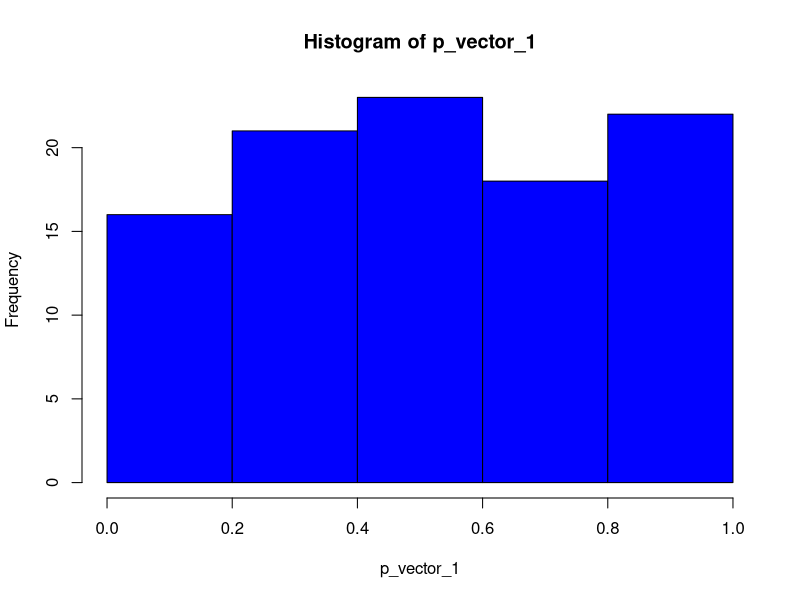
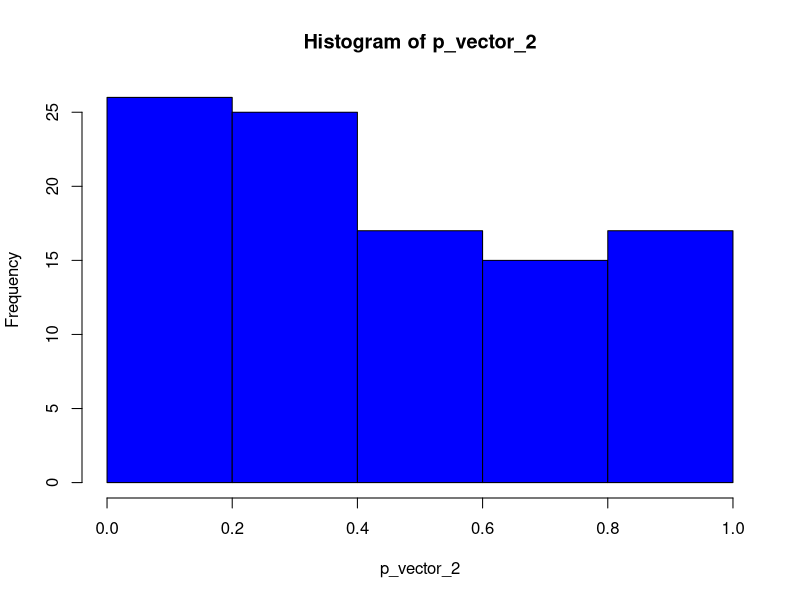
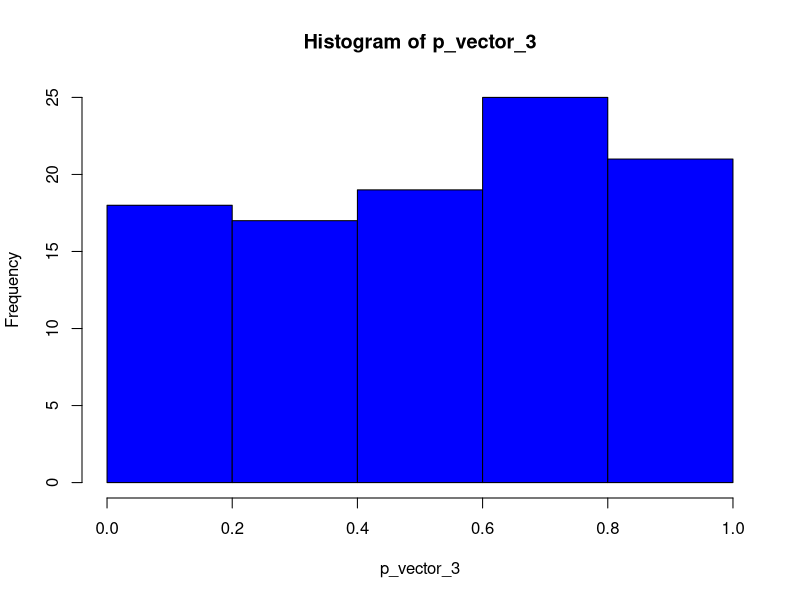
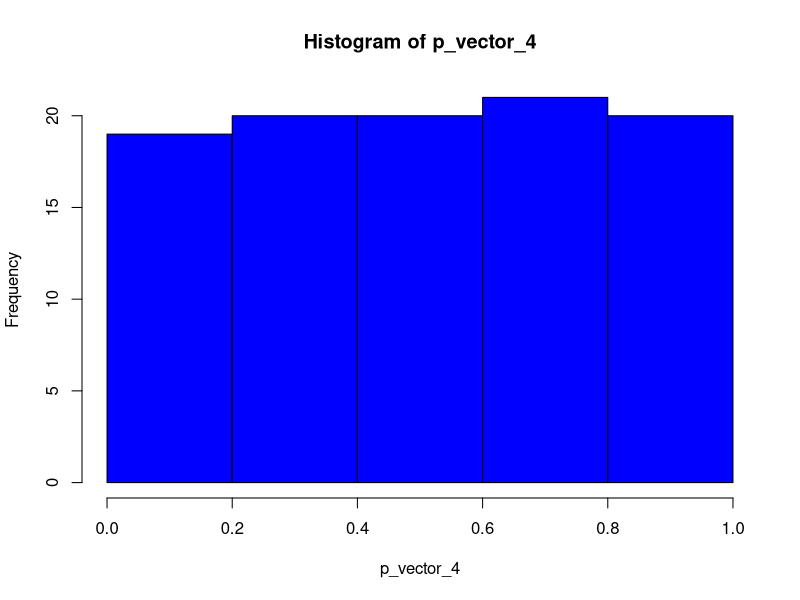
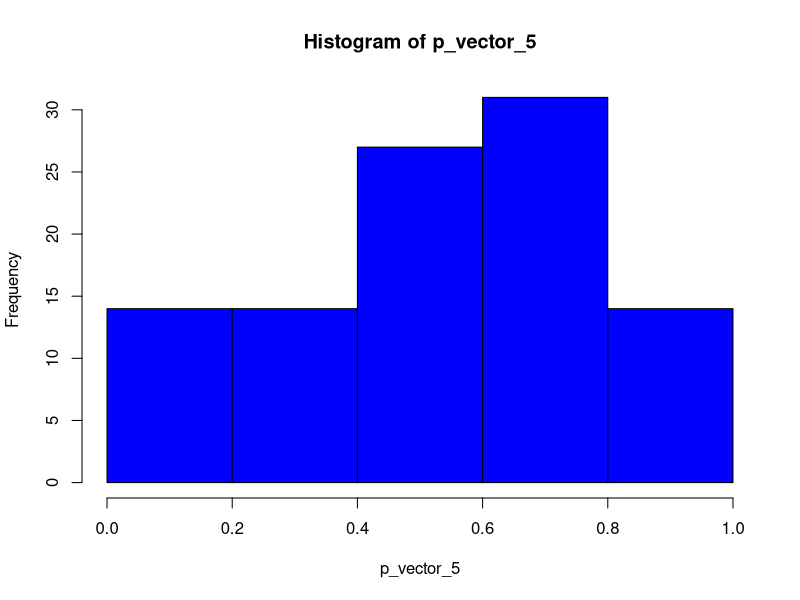
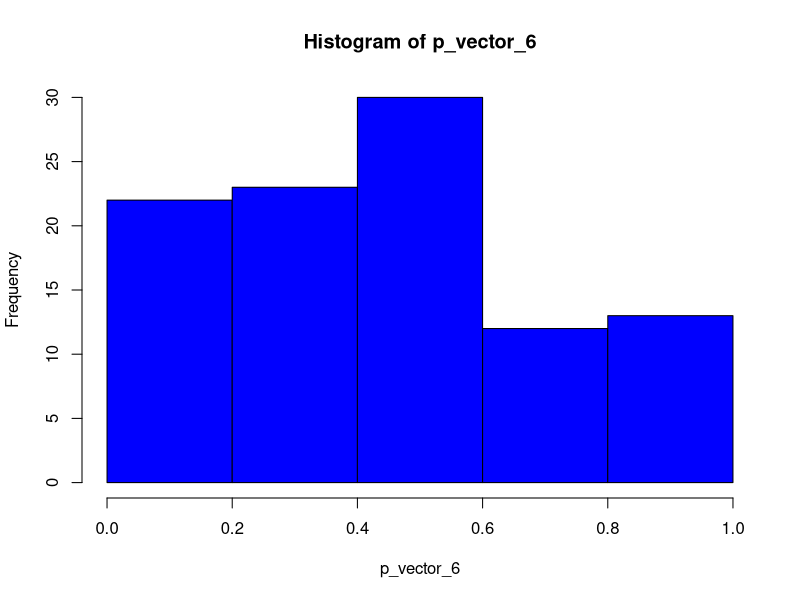
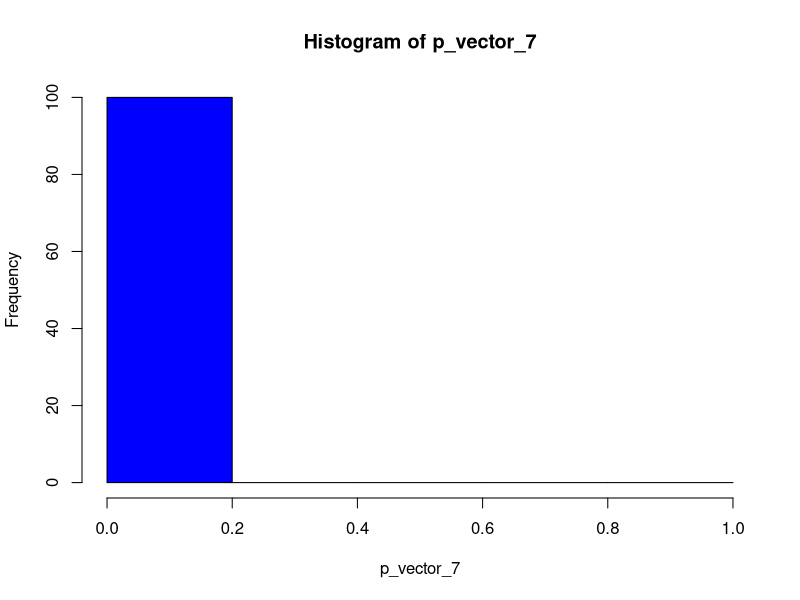

Reproduce these figures in R, in order.
## ---- chunk 1
library(tidyverse)

## ---- chunk 2

simCorn <- function(overallEffect=0, fertilizerEffect=c(0,0,0), rowEffect=c(0,0,0), colEffect=c(0,0,0),
                    seed=NULL, dist = rnorm, ...) {
  
  
  if ((!is.numeric(seed)) && (!is.null(seed))) 
    stop("You did not enter a valid seed")
  
  n <- length(fertilizerEffect)^2

    set.seed(seed)
    error <- dist(n, ...)
    
    Fertilizer = factor(c("A", "B", "C", "C", "A", "B", "B", "C", "A"))
    Row = factor(c(1, 1, 1, 2, 2, 2, 3, 3, 3))
    Column = factor(c(1, 2, 3, 1, 2, 3, 1, 2, 3))
    Yield = overallEffect + fertilizerEffect + rowEffect + colEffect + error
    x <- data.frame(Fertilizer, Row, Column, Yield)
  
  return (x)
}
## ---- chunk 3
simCorn()
## ---- chunk 4
simCorn(overallEffect=10,seed=2123,dist=rgamma,shape=2)

## ---- chunk 5
mu <- 7
alpha <- c(1,2,3)
beta <- c(2,2,1)
gamma <- c(3,3,2)
y <- simCorn(overallEffect=mu, fertilizerEffect=alpha, rowEffect=beta, colEffect=gamma,
             seed=29429, rnorm, mean=3, sd=2)
y

## ---- chunk 6
pValue <- numeric(100)
p_vector_1 <- vector(mode = "numeric", length = 100)
set.seed(1331)
for (k in 1:100) { 
  
  y <- simCorn(overallEffect=10, dist=rnorm)
  fitCorn <- lm(Yield ~ Fertilizer + Row + Column, data=y)
  pValue[k] <- anova(fitCorn)$"Pr(>F)"[1]
  p_vector_1[k] <- pValue[k]

}


p_vector_2 <- vector(mode = "numeric", length = 100)
set.seed(18694)


for (k in 1:100) { 
  
  y <- simCorn(overallEffect=10, c(1,2,3), c(0,0,1), c(0,0,1), dist=rnorm)
  fitCorn <- lm(Yield ~ Fertilizer + Row + Column, data=y)
  pValue[k] <- anova(fitCorn)$"Pr(>F)"[1]
  p_vector_2[k] <- pValue[k]
  
}


p_vector_3 <- vector(mode = "numeric", length = 100)
set.seed(6516)

for (k in 1:100) { 
  
  y <- simCorn(overallEffect=10, c(1,2,3), c(1,0,1), c(0,1,1), dist=rnorm)
  fitCorn <- lm(Yield ~ Fertilizer + Row + Column, data=y)
  pValue[k] <- anova(fitCorn)$"Pr(>F)"[1]
  p_vector_3[k] <- pValue[k]
  
}


p_vector_4 <- vector(mode = "numeric", length = 100)
set.seed(5)

for (k in 1:100) { 
  
  y <- simCorn(overallEffect=10, c(1,2,3), c(1,0,1), c(0,1,1), dist=rnorm)
  fitCorn <- lm(Yield ~ Fertilizer + Row + Column, data=y)
  pValue[k] <- anova(fitCorn)$"Pr(>F)"[1]
  p_vector_4[k] <- pValue[k]
  
}



p_vector_5 <- vector(mode = "numeric", length = 100)
set.seed(574)
for (k in 1:100) { 
  
  y <- simCorn(overallEffect=10, c(1,2,3), c(0,0,1), c(0,0,1), dist=rexp)
  fitCorn <- lm(Yield ~ Fertilizer + Row + Column, data=y)
  pValue[k] <- anova(fitCorn)$"Pr(>F)"[1]
  p_vector_5[k] <- pValue[k]
  
}



p_vector_6 <- vector(mode = "numeric", length = 100)
set.seed(9576)

for (k in 1:100) { 
  
  y <- simCorn(overallEffect=10, c(1,2,3), c(1,0,1), c(0,1,1), dist=rexp)
  fitCorn <- lm(Yield ~ Fertilizer + Row + Column, data=y)
  pValue[k] <- anova(fitCorn)$"Pr(>F)"[1]
  p_vector_6[k] <- pValue[k]
  
}


p_vector_7 <- vector(mode = "numeric", length = 100)
set.seed(9743)


for (k in 1:100) { 
  
  y <- simCorn(overallEffect=10, c(1,2,3), c(0,1,0), c(0,1,0), dist=rexp)
  fitCorn <- lm(Yield ~ Fertilizer + Row + Column, data=y)
  pValue[k] <- anova(fitCorn)$"Pr(>F)"[1]
  p_vector_5[k] <- pValue[k]
  
}

## ---- chunk 7
hist(p_vector_1, breaks = c(0.0, 0.2, 0.4, 0.6, 0.8, 1.0), col = "blue", )

hist(p_vector_2, breaks = c(0.0, 0.2, 0.4, 0.6, 0.8, 1.0), col = "blue", )
hist(p_vector_3, breaks = c(0.0, 0.2, 0.4, 0.6, 0.8, 1.0), col = "blue", )
hist(p_vector_4, breaks = c(0.0, 0.2, 0.4, 0.6, 0.8, 1.0), col = "blue", )
hist(p_vector_5, breaks = c(0.0, 0.2, 0.4, 0.6, 0.8, 1.0), col = "blue", )
hist(p_vector_6, breaks = c(0.0, 0.2, 0.4, 0.6, 0.8, 1.0), col = "blue", )
hist(p_vector_7, breaks = c(0.0, 0.2, 0.4, 0.6, 0.8, 1.0), col = "blue", )

